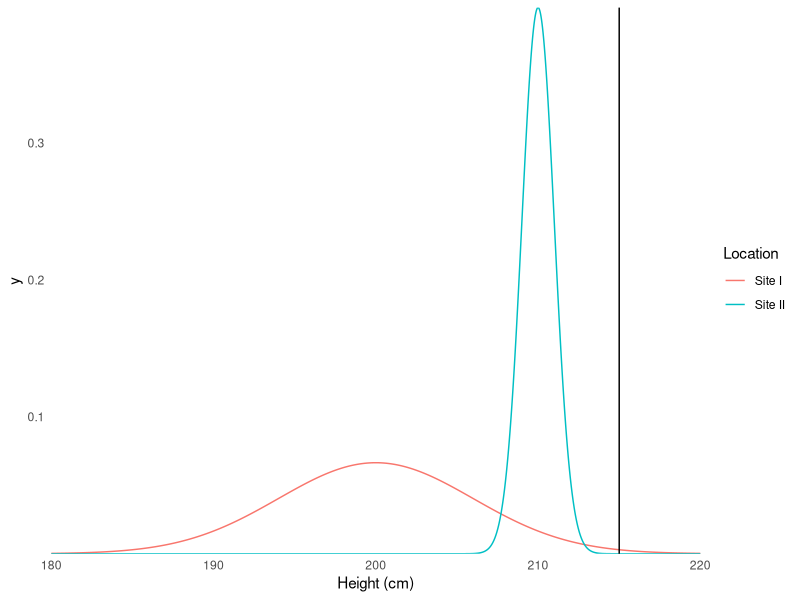
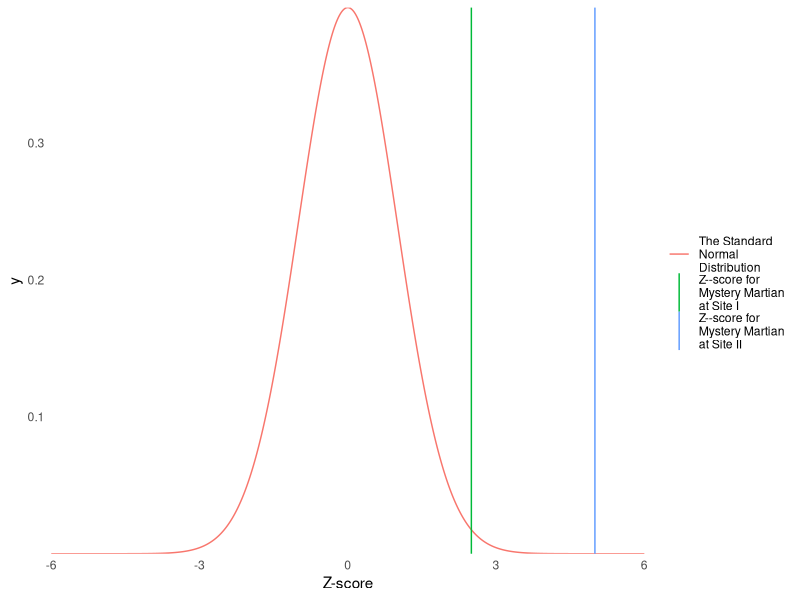

These charts were generated, in order, by the following R code:
## ---- chunk 1
knitr::opts_chunk$set(echo = FALSE)
library(tidyverse)
## ---- chunk 2
mu_1 <- 200
sigma_1 <- 6
mu_2 <- 210
sigma_2 <- 1
## ---- chunk 3
# Number of points on the distribution to calculate:
n_points <- 5000

# Construct plot
base_plot <- ggplot() + 
  geom_function(aes(color = "Site I"), fun = dnorm, args = list(mean = mu_1, sd = sigma_1), n = n_points) +
  geom_function(aes(color = "Site II"), fun = dnorm, args = list(mean = mu_2, sd = sigma_2), n = n_points) +
  coord_cartesian(expand = 0) +
  xlim(180, 220) +
  labs(color = "Location", x = "Height (cm)") +
  theme_classic() +
  theme(line = element_blank())

# Display plot:
#base_plot
## ---- chunk 4
base_plot +
  geom_vline(aes(xintercept = 215))
## ---- chunk 5
# Number of points on the distribution to calculate:
n_points <- 5000

# Construct plot
base_plot <- ggplot() + 
  geom_function(aes(color = "The Standard\nNormal\nDistribution"), fun = dnorm, args = list(mean = 0, sd = 1), n = n_points) +
  geom_vline(aes(xintercept = 2.5, color = "Z--score for\nMystery Martian\nat Site I")) +
  geom_vline(aes(xintercept = 5.0, color = "Z--score for\nMystery Martian\nat Site II")) +

  coord_cartesian(expand = 0) +
  xlim(-6, 6) +
  labs(color = "", x = "Z-score") +
  theme_classic() +
  theme(line = element_blank())

# Display plot:
base_plot
